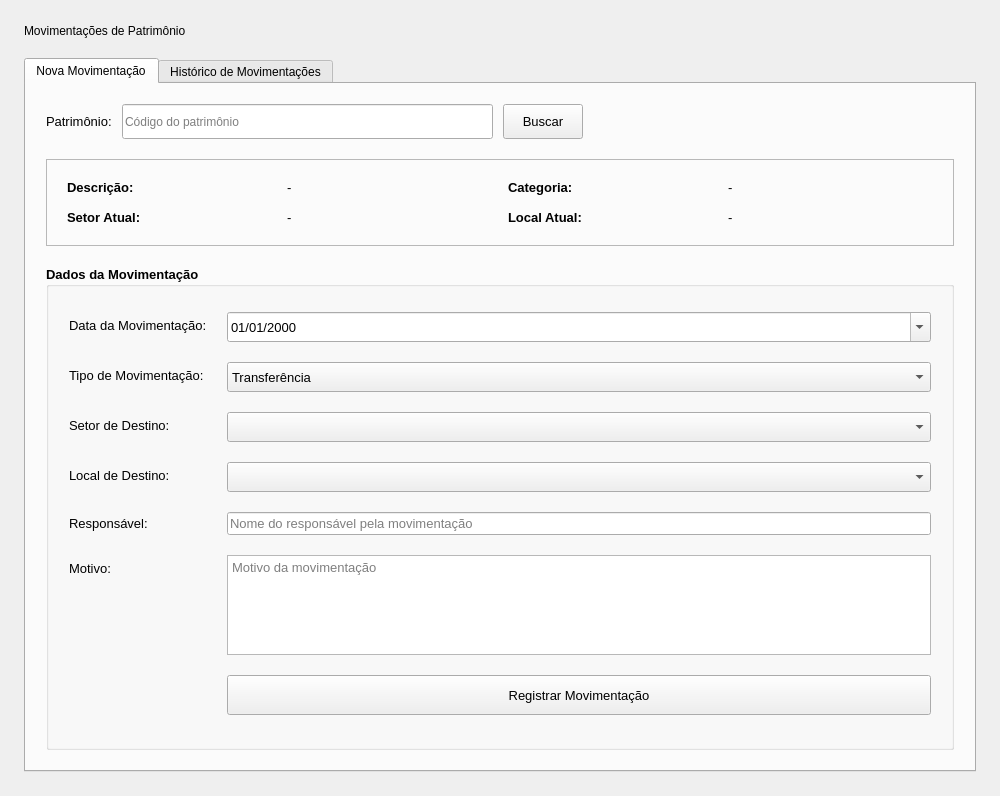
<?xml version="1.0" encoding="UTF-8"?>
<ui version="4.0">
 <class>MovimentacoesWidget</class>
 <widget class="QWidget" name="MovimentacoesWidget">
  <property name="geometry">
   <rect>
    <x>0</x>
    <y>0</y>
    <width>1000</width>
    <height>796</height>
   </rect>
  </property>
  <property name="windowTitle">
   <string>Movimentações de Patrimônio</string>
  </property>
  <layout class="QVBoxLayout" name="verticalLayout">
   <property name="spacing">
    <number>20</number>
   </property>
   <property name="leftMargin">
    <number>24</number>
   </property>
   <property name="topMargin">
    <number>24</number>
   </property>
   <property name="rightMargin">
    <number>24</number>
   </property>
   <property name="bottomMargin">
    <number>24</number>
   </property>
   <item>
    <widget class="QLabel" name="lbl_title">
     <property name="text">
      <string>Movimentações de Patrimônio</string>
     </property>
    </widget>
   </item>
   <item>
    <widget class="QTabWidget" name="tab_widget">
     <property name="currentIndex">
      <number>0</number>
     </property>
     <widget class="QWidget" name="tab_nova_movimentacao">
      <attribute name="title">
       <string>Nova Movimentação</string>
      </attribute>
      <layout class="QVBoxLayout" name="verticalLayout_2">
       <property name="spacing">
        <number>20</number>
       </property>
       <property name="leftMargin">
        <number>20</number>
       </property>
       <property name="topMargin">
        <number>20</number>
       </property>
       <property name="rightMargin">
        <number>20</number>
       </property>
       <property name="bottomMargin">
        <number>20</number>
       </property>
       <item>
        <layout class="QHBoxLayout" name="horizontalLayout">
         <property name="spacing">
          <number>10</number>
         </property>
         <item>
          <widget class="QLabel" name="lbl_patrimonio">
           <property name="font">
            <font>
             <family>Segoe UI</family>
             <pointsize>10</pointsize>
            </font>
           </property>
           <property name="text">
            <string>Patrimônio:</string>
           </property>
           <property name="buddy">
            <cstring>txt_patrimonio</cstring>
           </property>
          </widget>
         </item>
         <item>
          <widget class="QLineEdit" name="txt_patrimonio">
           <property name="minimumSize">
            <size>
             <width>150</width>
             <height>35</height>
            </size>
           </property>
           <property name="placeholderText">
            <string>Código do patrimônio</string>
           </property>
          </widget>
         </item>
         <item>
          <widget class="QPushButton" name="btn_buscar_patrimonio">
           <property name="minimumSize">
            <size>
             <width>0</width>
             <height>35</height>
            </size>
           </property>
           <property name="font">
            <font>
             <family>Segoe UI</family>
             <pointsize>10</pointsize>
            </font>
           </property>
           <property name="cursor">
            <cursorShape>PointingHandCursor</cursorShape>
           </property>
           <property name="toolTip">
            <string>Buscar patrimônio pelo código</string>
           </property>
           <property name="text">
            <string>Buscar</string>
           </property>
          </widget>
         </item>
         <item>
          <spacer name="horizontalSpacer">
           <property name="orientation">
            <enum>Qt::Orientation::Horizontal</enum>
           </property>
           <property name="sizeHint" stdset="0">
            <size>
             <width>40</width>
             <height>20</height>
            </size>
           </property>
          </spacer>
         </item>
        </layout>
       </item>
       <item>
        <widget class="QFrame" name="frame_patrimonio_info">
         <property name="frameShape">
          <enum>QFrame::Shape::StyledPanel</enum>
         </property>
         <property name="frameShadow">
          <enum>QFrame::Shadow::Raised</enum>
         </property>
         <layout class="QGridLayout" name="gridLayout">
          <property name="leftMargin">
           <number>20</number>
          </property>
          <property name="topMargin">
           <number>20</number>
          </property>
          <property name="rightMargin">
           <number>20</number>
          </property>
          <property name="bottomMargin">
           <number>20</number>
          </property>
          <property name="spacing">
           <number>15</number>
          </property>
          <item row="0" column="0">
           <widget class="QLabel" name="lbl_info_descricao">
            <property name="font">
             <font>
              <family>Segoe UI</family>
              <pointsize>10</pointsize>
              <bold>true</bold>
             </font>
            </property>
            <property name="text">
             <string>Descrição:</string>
            </property>
           </widget>
          </item>
          <item row="0" column="1">
           <widget class="QLabel" name="lbl_info_descricao_valor">
            <property name="font">
             <font>
              <family>Segoe UI</family>
              <pointsize>10</pointsize>
             </font>
            </property>
            <property name="text">
             <string>-</string>
            </property>
           </widget>
          </item>
          <item row="0" column="2">
           <widget class="QLabel" name="lbl_info_categoria">
            <property name="font">
             <font>
              <family>Segoe UI</family>
              <pointsize>10</pointsize>
              <bold>true</bold>
             </font>
            </property>
            <property name="text">
             <string>Categoria:</string>
            </property>
           </widget>
          </item>
          <item row="0" column="3">
           <widget class="QLabel" name="lbl_info_categoria_valor">
            <property name="font">
             <font>
              <family>Segoe UI</family>
              <pointsize>10</pointsize>
             </font>
            </property>
            <property name="text">
             <string>-</string>
            </property>
           </widget>
          </item>
          <item row="1" column="0">
           <widget class="QLabel" name="lbl_info_setor_atual">
            <property name="font">
             <font>
              <family>Segoe UI</family>
              <pointsize>10</pointsize>
              <bold>true</bold>
             </font>
            </property>
            <property name="text">
             <string>Setor Atual:</string>
            </property>
           </widget>
          </item>
          <item row="1" column="1">
           <widget class="QLabel" name="lbl_info_setor_atual_valor">
            <property name="font">
             <font>
              <family>Segoe UI</family>
              <pointsize>10</pointsize>
             </font>
            </property>
            <property name="text">
             <string>-</string>
            </property>
           </widget>
          </item>
          <item row="1" column="2">
           <widget class="QLabel" name="lbl_info_local_atual">
            <property name="font">
             <font>
              <family>Segoe UI</family>
              <pointsize>10</pointsize>
              <bold>true</bold>
             </font>
            </property>
            <property name="text">
             <string>Local Atual:</string>
            </property>
           </widget>
          </item>
          <item row="1" column="3">
           <widget class="QLabel" name="lbl_info_local_atual_valor">
            <property name="font">
             <font>
              <family>Segoe UI</family>
              <pointsize>10</pointsize>
             </font>
            </property>
            <property name="text">
             <string>-</string>
            </property>
           </widget>
          </item>
         </layout>
        </widget>
       </item>
       <item>
        <widget class="QGroupBox" name="group_movimentacao">
         <property name="sizePolicy">
          <sizepolicy hsizetype="Expanding" vsizetype="Expanding">
           <horstretch>0</horstretch>
           <verstretch>0</verstretch>
          </sizepolicy>
         </property>
         <property name="font">
          <font>
           <family>Segoe UI</family>
           <pointsize>10</pointsize>
           <bold>true</bold>
          </font>
         </property>
         <property name="title">
          <string>Dados da Movimentação</string>
         </property>
         <layout class="QFormLayout" name="formLayout">
          <property name="horizontalSpacing">
           <number>20</number>
          </property>
          <property name="verticalSpacing">
           <number>15</number>
          </property>
          <property name="leftMargin">
           <number>20</number>
          </property>
          <property name="topMargin">
           <number>20</number>
          </property>
          <property name="rightMargin">
           <number>20</number>
          </property>
          <property name="bottomMargin">
           <number>20</number>
          </property>
          <item row="0" column="0">
           <widget class="QLabel" name="lbl_data_movimentacao">
            <property name="font">
             <font>
              <family>Segoe UI</family>
              <pointsize>10</pointsize>
              <bold>false</bold>
             </font>
            </property>
            <property name="text">
             <string>Data da Movimentação:</string>
            </property>
            <property name="buddy">
             <cstring>date_movimentacao</cstring>
            </property>
           </widget>
          </item>
          <item row="0" column="1">
           <widget class="QDateEdit" name="date_movimentacao">
            <property name="minimumSize">
             <size>
              <width>0</width>
              <height>30</height>
             </size>
            </property>
            <property name="font">
             <font>
              <family>Segoe UI</family>
              <pointsize>10</pointsize>
              <bold>false</bold>
             </font>
            </property>
            <property name="displayFormat">
             <string>dd/MM/yyyy</string>
            </property>
            <property name="calendarPopup">
             <bool>true</bool>
            </property>
           </widget>
          </item>
          <item row="1" column="0">
           <widget class="QLabel" name="lbl_tipo_movimentacao">
            <property name="font">
             <font>
              <family>Segoe UI</family>
              <pointsize>10</pointsize>
              <bold>false</bold>
             </font>
            </property>
            <property name="text">
             <string>Tipo de Movimentação:</string>
            </property>
            <property name="buddy">
             <cstring>cmb_tipo_movimentacao</cstring>
            </property>
           </widget>
          </item>
          <item row="1" column="1">
           <widget class="QComboBox" name="cmb_tipo_movimentacao">
            <property name="minimumSize">
             <size>
              <width>0</width>
              <height>30</height>
             </size>
            </property>
            <property name="font">
             <font>
              <family>Segoe UI</family>
              <pointsize>10</pointsize>
              <bold>false</bold>
             </font>
            </property>
            <item>
             <property name="text">
              <string>Transferência</string>
             </property>
            </item>
            <item>
             <property name="text">
              <string>Empréstimo</string>
             </property>
            </item>
            <item>
             <property name="text">
              <string>Devolução</string>
             </property>
            </item>
            <item>
             <property name="text">
              <string>Baixa</string>
             </property>
            </item>
           </widget>
          </item>
          <item row="2" column="0">
           <widget class="QLabel" name="lbl_setor_destino">
            <property name="font">
             <font>
              <family>Segoe UI</family>
              <pointsize>10</pointsize>
              <bold>false</bold>
             </font>
            </property>
            <property name="text">
             <string>Setor de Destino:</string>
            </property>
            <property name="buddy">
             <cstring>cmb_setor_destino</cstring>
            </property>
           </widget>
          </item>
          <item row="2" column="1">
           <widget class="QComboBox" name="cmb_setor_destino">
            <property name="minimumSize">
             <size>
              <width>0</width>
              <height>30</height>
             </size>
            </property>
            <property name="font">
             <font>
              <family>Segoe UI</family>
              <pointsize>10</pointsize>
              <bold>false</bold>
             </font>
            </property>
           </widget>
          </item>
          <item row="3" column="0">
           <widget class="QLabel" name="lbl_local_destino">
            <property name="font">
             <font>
              <family>Segoe UI</family>
              <pointsize>10</pointsize>
              <bold>false</bold>
             </font>
            </property>
            <property name="text">
             <string>Local de Destino:</string>
            </property>
            <property name="buddy">
             <cstring>cmb_local_destino</cstring>
            </property>
           </widget>
          </item>
          <item row="3" column="1">
           <widget class="QComboBox" name="cmb_local_destino">
            <property name="minimumSize">
             <size>
              <width>0</width>
              <height>30</height>
             </size>
            </property>
            <property name="font">
             <font>
              <family>Segoe UI</family>
              <pointsize>10</pointsize>
              <bold>false</bold>
             </font>
            </property>
           </widget>
          </item>
          <item row="4" column="0">
           <widget class="QLabel" name="lbl_responsavel">
            <property name="font">
             <font>
              <family>Segoe UI</family>
              <pointsize>10</pointsize>
              <bold>false</bold>
             </font>
            </property>
            <property name="text">
             <string>Responsável:</string>
            </property>
            <property name="buddy">
             <cstring>txt_responsavel</cstring>
            </property>
           </widget>
          </item>
          <item row="4" column="1">
           <widget class="QLineEdit" name="txt_responsavel">
            <property name="font">
             <font>
              <family>Segoe UI</family>
              <pointsize>10</pointsize>
              <bold>false</bold>
             </font>
            </property>
            <property name="placeholderText">
             <string>Nome do responsável pela movimentação</string>
            </property>
           </widget>
          </item>
          <item row="5" column="0">
           <widget class="QLabel" name="lbl_motivo">
            <property name="font">
             <font>
              <family>Segoe UI</family>
              <pointsize>10</pointsize>
              <bold>false</bold>
             </font>
            </property>
            <property name="text">
             <string>Motivo:</string>
            </property>
            <property name="buddy">
             <cstring>txt_motivo</cstring>
            </property>
           </widget>
          </item>
          <item row="5" column="1">
           <widget class="QTextEdit" name="txt_motivo">
            <property name="maximumSize">
             <size>
              <width>16777215</width>
              <height>100</height>
             </size>
            </property>
            <property name="font">
             <font>
              <family>Segoe UI</family>
              <pointsize>10</pointsize>
              <bold>false</bold>
             </font>
            </property>
            <property name="placeholderText">
             <string>Motivo da movimentação</string>
            </property>
           </widget>
          </item>
          <item row="6" column="1">
           <widget class="QPushButton" name="btn_registrar">
            <property name="minimumSize">
             <size>
              <width>0</width>
              <height>40</height>
             </size>
            </property>
            <property name="font">
             <font>
              <family>Segoe UI</family>
              <pointsize>10</pointsize>
              <bold>false</bold>
             </font>
            </property>
            <property name="cursor">
             <cursorShape>PointingHandCursor</cursorShape>
            </property>
            <property name="toolTip">
             <string>Registrar movimentação</string>
            </property>
            <property name="text">
             <string>Registrar Movimentação</string>
            </property>
           </widget>
          </item>
         </layout>
        </widget>
       </item>
      </layout>
     </widget>
     <widget class="QWidget" name="tab_historico">
      <attribute name="title">
       <string>Histórico de Movimentações</string>
      </attribute>
      <layout class="QVBoxLayout" name="verticalLayout_3">
       <property name="spacing">
        <number>20</number>
       </property>
       <property name="leftMargin">
        <number>20</number>
       </property>
       <property name="topMargin">
        <number>20</number>
       </property>
       <property name="rightMargin">
        <number>20</number>
       </property>
       <property name="bottomMargin">
        <number>20</number>
       </property>
       <item>
        <layout class="QHBoxLayout" name="horizontalLayout_2">
         <property name="spacing">
          <number>10</number>
         </property>
         <item>
          <widget class="QLabel" name="lbl_filtro_patrimonio">
           <property name="font">
            <font>
             <family>Segoe UI</family>
             <pointsize>10</pointsize>
            </font>
           </property>
           <property name="text">
            <string>Patrimônio:</string>
           </property>
           <property name="buddy">
            <cstring>txt_filtro_patrimonio</cstring>
           </property>
          </widget>
         </item>
         <item>
          <widget class="QLineEdit" name="txt_filtro_patrimonio">
           <property name="minimumSize">
            <size>
             <width>150</width>
             <height>35</height>
            </size>
           </property>
           <property name="placeholderText">
            <string>Código do patrimônio</string>
           </property>
          </widget>
         </item>
         <item>
          <widget class="QLabel" name="lbl_filtro_periodo">
           <property name="font">
            <font>
             <family>Segoe UI</family>
             <pointsize>10</pointsize>
            </font>
           </property>
           <property name="text">
            <string>Período:</string>
           </property>
           <property name="buddy">
            <cstring>date_filtro_inicio</cstring>
           </property>
          </widget>
         </item>
         <item>
          <widget class="QDateEdit" name="date_filtro_inicio">
           <property name="minimumSize">
            <size>
             <width>0</width>
             <height>35</height>
            </size>
           </property>
           <property name="displayFormat">
            <string>dd/MM/yyyy</string>
           </property>
           <property name="calendarPopup">
            <bool>true</bool>
           </property>
          </widget>
         </item>
         <item>
          <widget class="QLabel" name="lbl_filtro_ate">
           <property name="font">
            <font>
             <family>Segoe UI</family>
             <pointsize>10</pointsize>
            </font>
           </property>
           <property name="text">
            <string>até</string>
           </property>
           <property name="buddy">
            <cstring>date_filtro_fim</cstring>
           </property>
          </widget>
         </item>
         <item>
          <widget class="QDateEdit" name="date_filtro_fim">
           <property name="minimumSize">
            <size>
             <width>0</width>
             <height>35</height>
            </size>
           </property>
           <property name="displayFormat">
            <string>dd/MM/yyyy</string>
           </property>
           <property name="calendarPopup">
            <bool>true</bool>
           </property>
          </widget>
         </item>
         <item>
          <widget class="QPushButton" name="btn_filtrar">
           <property name="minimumSize">
            <size>
             <width>0</width>
             <height>35</height>
            </size>
           </property>
           <property name="font">
            <font>
             <family>Segoe UI</family>
             <pointsize>10</pointsize>
            </font>
           </property>
           <property name="cursor">
            <cursorShape>PointingHandCursor</cursorShape>
           </property>
           <property name="toolTip">
            <string>Filtrar movimentações</string>
           </property>
           <property name="text">
            <string>Filtrar</string>
           </property>
          </widget>
         </item>
         <item>
          <spacer name="horizontalSpacer_2">
           <property name="orientation">
            <enum>Qt::Orientation::Horizontal</enum>
           </property>
           <property name="sizeHint" stdset="0">
            <size>
             <width>40</width>
             <height>20</height>
            </size>
           </property>
          </spacer>
         </item>
         <item>
          <widget class="QPushButton" name="btn_exportar">
           <property name="minimumSize">
            <size>
             <width>0</width>
             <height>35</height>
            </size>
           </property>
           <property name="font">
            <font>
             <family>Segoe UI</family>
             <pointsize>10</pointsize>
            </font>
           </property>
           <property name="cursor">
            <cursorShape>PointingHandCursor</cursorShape>
           </property>
           <property name="toolTip">
            <string>Exportar histórico de movimentações</string>
           </property>
           <property name="text">
            <string>Exportar</string>
           </property>
          </widget>
         </item>
        </layout>
       </item>
       <item>
        <widget class="QTableView" name="tbl_historico">
         <property name="alternatingRowColors">
          <bool>true</bool>
         </property>
         <property name="selectionBehavior">
          <enum>QAbstractItemView::SelectionBehavior::SelectRows</enum>
         </property>
         <attribute name="horizontalHeaderStretchLastSection">
          <bool>true</bool>
         </attribute>
         <attribute name="verticalHeaderVisible">
          <bool>false</bool>
         </attribute>
        </widget>
       </item>
      </layout>
     </widget>
    </widget>
   </item>
  </layout>
 </widget>
 <tabstops>
  <tabstop>tab_widget</tabstop>
  <tabstop>txt_patrimonio</tabstop>
  <tabstop>btn_buscar_patrimonio</tabstop>
  <tabstop>date_movimentacao</tabstop>
  <tabstop>cmb_tipo_movimentacao</tabstop>
  <tabstop>cmb_setor_destino</tabstop>
  <tabstop>cmb_local_destino</tabstop>
  <tabstop>txt_responsavel</tabstop>
  <tabstop>txt_motivo</tabstop>
  <tabstop>btn_registrar</tabstop>
  <tabstop>txt_filtro_patrimonio</tabstop>
  <tabstop>date_filtro_inicio</tabstop>
  <tabstop>date_filtro_fim</tabstop>
  <tabstop>btn_filtrar</tabstop>
  <tabstop>btn_exportar</tabstop>
  <tabstop>tbl_historico</tabstop>
 </tabstops>
 <resources/>
 <connections/>
</ui>
